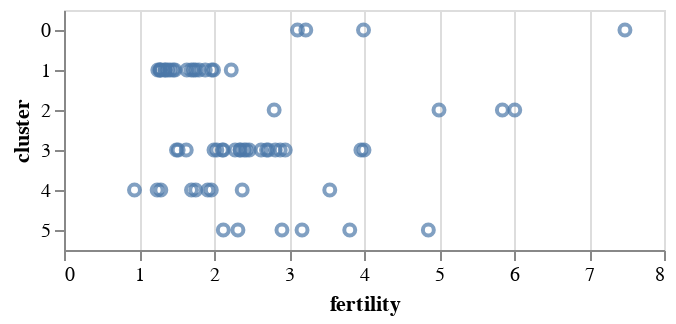

Notebook code for this chart:
### Markdown cell above
### Y

`y`は、視覚記号のy座標を設定します。ここでは、順序尺度のデータ（O）を使用しています。その結果、値ごとの離散軸が得られました。

### Code cell
alt.Chart(data2000).mark_point().encode(
    alt.X('fertility:Q'),
    alt.Y('cluster:O')
)

### Figure 1 — Vega-Lite specification as saved in the notebook (floating-point values rounded to 4 significant figures)
{"config": {"view": {"continuousWidth": 300, "continuousHeight": 300}}, "data": {"name": "data-fdeb0b749a6385830bd1445d39ad6ea0"}, "mark": {"type": "point"}, "encoding": {"x": {"field": "fertility", "type": "quantitative"}, "y": {"field": "cluster", "type": "ordinal"}}, "$schema": "https://vega.github.io/schema/vega-lite/v5.8.0.json", "datasets": {"data-fdeb0b749a6385830bd1445d39ad6ea0": [{"year": 2000, "country": "Afghanistan", "cluster": 0, "pop": 23898198, "life_expect": 42.13, "fertility": 7.479}, {"year": 2000, "country": "Argentina", "cluster": 3, "pop": 37497728, "life_expect": 74.34, "fertility": 2.35}, {"year": 2000, "country": "Aruba", "cluster": 3, "pop": 69539, "life_expect": 73.45, "fertility": 2.124}, {"year": 2000, "country": "Australia", "cluster": 4, "pop": 19164620, "life_expect": 80.37, "fertility": 1.756}, {"year": 2000, "country": "Austria", "cluster": 1, "pop": 8113413, "life_expect": 78.98, "fertility": 1.382}, {"year": 2000, "country": "Bahamas", "cluster": 3, "pop": 290075, "life_expect": 71.07, "fertility": 2.111}, {"year": 2000, "country": "Bangladesh", "cluster": 0, "pop": 130406594, "life_expect": 62.01, "fertility": 3.224}, {"year": 2000, "country": "Barbados", "cluster": 3, "pop": 273483, "life_expect": 75.97, "fertility": 1.5}, {"year": 2000, "country": "Belgium", "cluster": 1, "pop": 10263618, "life_expect": 78.32, "fertility": 1.638}, {"year": 2000, "country": "Bolivia", "cluster": 3, "pop": 8152620, "life_expect": 63.88, "fertility": 3.958}, {"year": 2000, "country": "Brazil", "cluster": 3, "pop": 175552771, "life_expect": 71.01, "fertility": 2.345}, {"year": 2000, "country": "Canada", "cluster": 3, "pop": 31278097, "life_expect": 79.77, "fertility": 1.522}, {"year": 2000, "country": "Chile", "cluster": 3, "pop": 15153450, "life_expect": 77.86, "fertility": 2.0}, {"year": 2000, "country": "China", "cluster": 4, "pop": 1262645000, "life_expect": 72.03, "fertility": 1.7}, {"year": 2000, "country": "Colombia", "cluster": 3, "pop": 39685655, "life_expect": 71.68, "fertility": 2.47}, {"year": 2000, "country": "Costa Rica", "cluster": 3, "pop": 3710558, "life_expect": 78.12, "fertility": 2.281}, {"year": 2000, "country": "Croatia", "cluster": 1, "pop": 4410830, "life_expect": 74.88, "fertility": 1.348}, {"year": 2000, "country": "Cuba", "cluster": 3, "pop": 11134273, "life_expect": 77.16, "fertility": 1.63}, {"year": 2000, "country": "Dominican Republic", "cluster": 3, "pop": 8385828, "life_expect": 70.85, "fertility": 2.95}, {"year": 2000, "country": "Ecuador", "cluster": 3, "pop": 12505204, "life_expect": 74.17, "fertility": 2.817}, {"year": 2000, "country": "Egypt", "cluster": 5, "pop": 70492342, "life_expect": 69.81, "fertility": 3.174}, {"year": 2000, "country": "El Salvador", "cluster": 3, "pop": 6122515, "life_expect": 70.73, "fertility": 2.883}, {"year": 2000, "country": "Finland", "cluster": 1, "pop": 5168595, "life_expect": 78.37, "fertility": 1.754}, {"year": 2000, "country": "France", "cluster": 1, "pop": 59381628, "life_expect": 79.59, "fertility": 1.883}, {"year": 2000, "country": "Georgia", "cluster": 1, "pop": 4777209, "life_expect": 70.48, "fertility": 1.478}, {"year": 2000, "country": "Germany", "cluster": 1, "pop": 82187909, "life_expect": 78.67, "fertility": 1.346}, {"year": 2000, "country": "Greece", "cluster": 1, "pop": 10559110, "life_expect": 78.26, "fertility": 1.277}, {"year": 2000, "country": "Grenada", "cluster": 3, "pop": 89312, "life_expect": 67.75, "fertility": 2.429}, {"year": 2000, "country": "Haiti", "cluster": 3, "pop": 7306302, "life_expect": 58.14, "fertility": 4.0}, {"year": 2000, "country": "Hong Kong", "cluster": 4, "pop": 6658720, "life_expect": 81.5, "fertility": 0.94}, {"year": 2000, "country": "Iceland", "cluster": 1, "pop": 281043, "life_expect": 80.5, "fertility": 1.993}, {"year": 2000, "country": "India", "cluster": 0, "pop": 1007702000, "life_expect": 62.88, "fertility": 3.113}, {"year": 2000, "country": "Indonesia", "cluster": 4, "pop": 206265000, "life_expect": 68.59, "fertility": 2.376}, {"year": 2000, "country": "Iran", "cluster": 5, "pop": 65660289, "life_expect": 69.45, "fertility": 2.124}, {"year": 2000, "country": "Iraq", "cluster": 5, "pop": 22675617, "life_expect": 57.05, "fertility": 4.858}, {"year": 2000, "country": "Ireland", "cluster": 1, "pop": 3791690, "life_expect": 77.78, "fertility": 1.969}, {"year": 2000, "country": "Israel", "cluster": 5, "pop": 5842454, "life_expect": 79.7, "fertility": 2.906}, {"year": 2000, "country": "Italy", "cluster": 1, "pop": 57719337, "life_expect": 80.24, "fertility": 1.286}, {"year": 2000, "country": "Jamaica", "cluster": 3, "pop": 2615467, "life_expect": 72.05, "fertility": 2.628}, {"year": 2000, "country": "Japan", "cluster": 4, "pop": 126699784, "life_expect": 82.0, "fertility": 1.291}, {"year": 2000, "country": "Kenya", "cluster": 2, "pop": 29985839, "life_expect": 50.99, "fertility": 5.0}, {"year": 2000, "country": "South Korea", "cluster": 4, "pop": 21647682, "life_expect": 66.66, "fertility": 1.917}, {"year": 2000, "country": "North Korea", "cluster": 4, "pop": 47351083, "life_expect": 77.05, "fertility": 1.242}, {"year": 2000, "country": "Lebanon", "cluster": 5, "pop": 3578036, "life_expect": 71.03, "fertility": 2.319}, {"year": 2000, "country": "Mexico", "cluster": 3, "pop": 99926620, "life_expect": 74.9, "fertility": 2.401}, {"year": 2000, "country": "Netherlands", "cluster": 1, "pop": 15907853, "life_expect": 78.53, "fertility": 1.726}, {"year": 2000, "country": "New Zealand", "cluster": 4, "pop": 3819762, "life_expect": 79.11, "fertility": 1.964}, {"year": 2000, "country": "Nigeria", "cluster": 2, "pop": 114306700, "life_expect": 46.61, "fertility": 5.845}, {"year": 2000, "country": "Norway", "cluster": 1, "pop": 4492400, "life_expect": 79.05, "fertility": 1.801}, {"year": 2000, "country": "Pakistan", "cluster": 0, "pop": 146342958, "life_expect": 63.61, "fertility": 3.994}, {"year": 2000, "country": "Peru", "cluster": 3, "pop": 25979722, "life_expect": 69.91, "fertility": 2.7}, {"year": 2000, "country": "Philippines", "cluster": 4, "pop": 79739825, "life_expect": 70.3, "fertility": 3.544}, {"year": 2000, "country": "Poland", "cluster": 1, "pop": 38654164, "life_expect": 74.67, "fertility": 1.251}, {"year": 2000, "country": "Portugal", "cluster": 1, "pop": 10335597, "life_expect": 77.29, "fertility": 1.454}, {"year": 2000, "country": "Rwanda", "cluster": 2, "pop": 7507056, "life_expect": 43.41, "fertility": 6.01}, {"year": 2000, "country": "Saudi Arabia", "cluster": 5, "pop": 23153090, "life_expect": 71.63, "fertility": 3.81}, {"year": 2000, "country": "South Africa", "cluster": 2, "pop": 44066197, "life_expect": 53.37, "fertility": 2.802}, {"year": 2000, "country": "Spain", "cluster": 1, "pop": 40016081, "life_expect": 79.78, "fertility": 1.287}, {"year": 2000, "country": "Switzerland", "cluster": 1, "pop": 7266920, "life_expect": 80.62, "fertility": 1.415}, {"year": 2000, "country": "Turkey", "cluster": 1, "pop": 65666677, "life_expect": 70.84, "fertility": 2.23}, {"year": 2000, "country": "United Kingdom", "cluster": 1, "pop": 59522468, "life_expect": 78.47, "fertility": 1.695}, {"year": 2000, "country": "United States", "cluster": 3, "pop": 282338631, "life_expect": 77.31, "fertility": 2.038}, {"year": 2000, "country": "Venezuela", "cluster": 3, "pop": 23542649, "life_expect": 72.77, "fertility": 2.723}]}}
